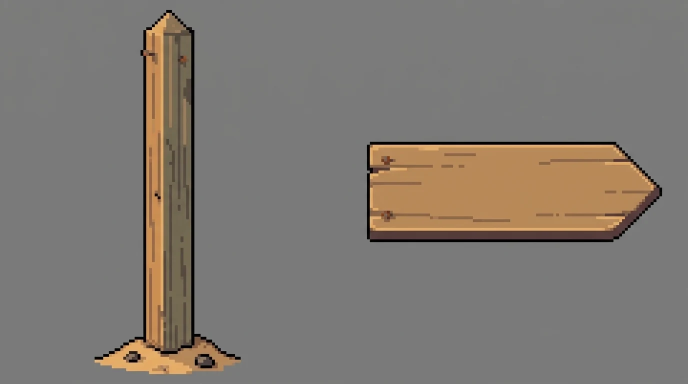
#> input picture Arsiv/ana_menu_tabela/gemini_ham/tabela_ham.png, 1376 x 768 px, found by its file name (shown at 1/2 size)
$ python gemini_tabela_isle.py
#> lines starting #> are read from the running program, lines starting #| are printed output that depends on the picture; after the words box and inside, x2 and y2 are one past the last pixel; in counts of white or black regions, pixels touching at a corner belong together
### tools/gemini_gila_puro_isle.py
"""
Ana menüdeki direğe yaslanmış, puro tüttüren Gila animasyonunu Gemini çıktılarından oyuna hazır karelere çevirir.

Girdi (Assets/Sprites/_Gelen/gila52, Gemini'den sayfadan indirilmiş, 1376x768, tek sıra 4 kare, gri zemin):
  gila52_01.png ... : 4'erli parçalar. Detaylı taban (gila_hd_renk.png) ve oyundaki Gila (renkler) referansıyla çizildi.
Çıktı (Assets/Sprites/UI/MainMenu/Gila):
  gila_puro_00.png ... : LOOP sırasıyla aynı boyutta kareler, ayaklar alt kenarda (her kare LOOP'taki tık sayısı
  kadar ekranda kalır; sayılar MainMenuBuilder.GilaHolds'a yazdırılır)

Gemini parçalar arası devamlılığı tutamadığı için (ör. duman her parçada küçükten başlıyor) döngü, karelerden
seçilerek kurulur (SEQUENCE: (parça, kare) çiftleri; puroyu ağza geri götürme, indirme karelerinin tersidir).
Gemini görseli yatayda sıkıştırdığından piksel ızgarası iki eksende farklıdır (FACTOR_X / FACTOR_Y); kareler bu
ızgarayla küçültülür, yani her sanat pikseli Gemini'nin bir pikselidir (kare piksel). Sonra:
  1) her kare ilk kareye kaydırılarak hizalanır (ön plan maskesinin örtüşmesi en büyük olacak şekilde),
  2) tek bir palete indirilir (duman grileri ayrı),
  3) BASE karesi "taban" olur. Her kare iki katmana ayrılır: gövde pozu (POSE_REGION içinde tabandan belirgin
     farklı, yeterince büyük piksel kümeleri: kol, puro, ağız, göz; gerisi tabandan) ve duman (gövdenin dışındaki
     açık griler). Direk, kuyruk, bacaklar, şapka böylece hiç kıpırdamaz; LOOP poz ve dumanı ayrı ayrı seçer,
  4) direk inceltilir (Gila'nın dayandığı sol kenar korunur).

Kullanım (proje kökünden):
  python tools/gemini_gila_puro_isle.py [--preview onizleme.png]
"""
import argparse
from collections import deque
from pathlib import Path

import numpy as np
from scipy import ndimage
from PIL import Image

ROOT = Path(__file__).resolve().parent.parent
SRC = ROOT / "Assets" / "Sprites" / "_Gelen" / "gila52"
OUT = ROOT / "Assets" / "Sprites" / "UI" / "MainMenu" / "Gila"

FRAMES_PER_PART = 4
FACTOR_X = 4.75       # Gemini ızgarası (kaynak pikseli / sanat pikseli), yatay
FACTOR_Y = 5.54       # dikey
PALETTE = 48
SHIFT = 40            # hizalamada denenecek en büyük kayma (kaynak pikseli); bazı parçalarda karakter 30+ px kaymış
CHANGE = 95           # tabandan bu kadar (RGB toplam fark) farklı piksel "değişti" sayılır
MIN_BLOB = 4          # değişen bölge en az bu kadar sanat pikseli olmalı (yoksa ızgara titremesidir)

# Pozun karelerden alınabileceği bölge, direğin sol üst köşesine göre (x0, x1, y0, y1) sanat pikseli: başın önü,
# ağız, göz, puro ve puroyu tutan kol. Bu bölgede bile sadece tabandan gerçekten farklı pikseller kareden gelir;
# dikdörtgen bir kutu bütünüyle kopyalanmaz (Gemini'nin her karede yeniden çizdiği baş kutunun içinde titriyordu).
POSE_REGION = (-64, -6, 38, 78)
HEAD_REF = (-22, 0, 22, 52)   # hizalama için şapka ve başın arkası (puro/kol yok)
BASE = (2, 0)                 # taban kare (parça, kare): temiz kesilmiş, puro ağızda, köz sönük
# Kaynak kareler: bütün parçalar (6 devamlılığı bozduğu için yok)
SEQUENCE = [(p, f) for p in (1, 2, 3, 4, 5, 7, 8, 9, 10) for f in range(4)]
BASE_INDEX = SEQUENCE.index(BASE)
TICK_FPS = 12                 # MainMenuBuilder.GilaFps ile aynı; her kare eşit süre ekranda kalır
# Ana pozlar: (gövde pozu, duman karesi ya da None, bekleme karesi, sonrakine geçiş karesi). Gövde geçişin
# ortasında yeni poza geçer (Gemini'nin gerçek ara kareleri; karıştırınca kol/puro beneklenir). Duman ise geçiş
# boyunca eski yerinden yenisine kayarak Bayer düzeniyle erir, yenisi belirir: büyüyüp dağılması atlamaz.
# Son anahtar ilkine geçer (döngü). Her kare eşit süre (TICK_FPS), ~10 sn.
KEYS = [
    ((2, 0), None, 10, 2),       # kısa bekleme
    ((2, 2), None, 3, 2),        # 1. çekiş: köz parlar
    ((2, 3), None, 4, 2),
    ((3, 1), None, 6, 2),        # gözler kısılır
    ((2, 3), None, 3, 2),
    ((2, 2), None, 2, 2),
    ((2, 0), None, 4, 2),
    ((2, 2), None, 2, 2),        # 2. çekiş, daha derin
    ((2, 3), None, 3, 2),
    ((3, 1), None, 5, 2),
    ((2, 3), None, 2, 2),
    ((2, 0), None, 3, 2),
    ((5, 1), None, 2, 2),        # puroyu indirir
    ((5, 2), None, 2, 2),
    ((5, 3), None, 3, 2),
    ((7, 2), (7, 1), 2, 3),      # ağzı açılır, duman çıkar
    ((7, 3), (7, 3), 2, 4),
    ((7, 3), (8, 3), 3, 4),      # büyük bulut
    ((5, 3), (9, 2), 1, 4),
    ((5, 2), (10, 0), 1, 3),     # duman dağılırken puroyu ağzına götürür
    ((5, 1), (10, 1), 1, 3),
    ((2, 0), (10, 2), 2, 4),
    ((2, 0), (10, 3), 2, 4),
]
POST_EXTEND = 0       # direk zaten şapkanın epey üstüne çıkıyor; tepesine akbaba oturur


def background(rgb):
    """Kenara bağlı düz gri zemin. Gemini zemini tek renk (~122,122,122); direğin grimsi ahşabı ona yakın
    olduğundan sadece o renge çok yakın pikseller zemin sayılır."""
    h, w = rgb.shape[:2]
#> h = 768; w = 1376
    bg_color = np.median(np.concatenate([rgb[:4].reshape(-1, 3), rgb[:, :4].reshape(-1, 3)]), axis=0)
#> bg_color = [123, 123, 123]
    spread = rgb.max(axis=2) - rgb.min(axis=2)
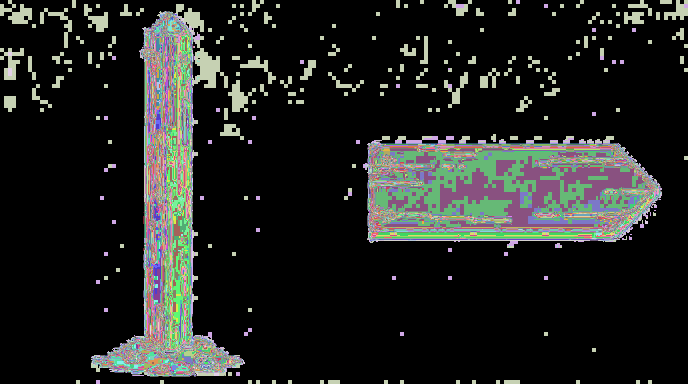
#> spread: shape (768, 1376) int32 (shown at 1/2 size); 134 distinct labels, from 0 to 133; one colour per label, 0 black
    like = (np.abs(rgb - bg_color).max(axis=2) <= 12) & (spread <= 8)
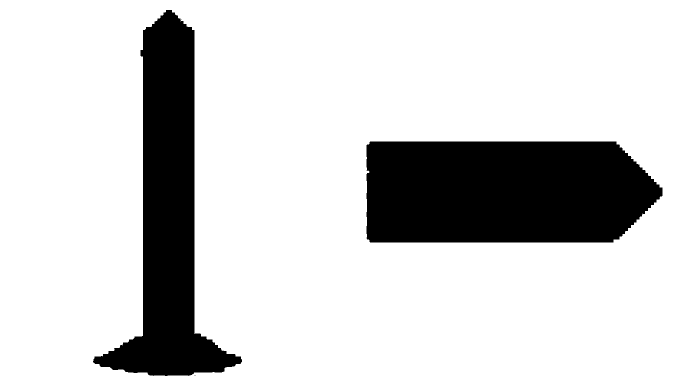
#> like: shape (768, 1376) bool (shown at 1/2 size); 81.8% white; 5 black regions (3 under 20 px), largest, box (x1, y1, x2, y2) and area: (733, 283, 1325, 485) 110360, (186, 20, 484, 752) 82171
    # Kenara bağlı zemin ve karakterin içinde kapalı kalan zemin parçaları (kuyruk kıvrımının içi, kolla gövde
    # arası). Zemin tek düz renk olduğu için yeterince büyük her eşleşen bölge zemindir; küçük kırıntılar
    # (gözdeki gri parıltı gibi) çizime aittir.
    labels, n = ndimage.label(like)
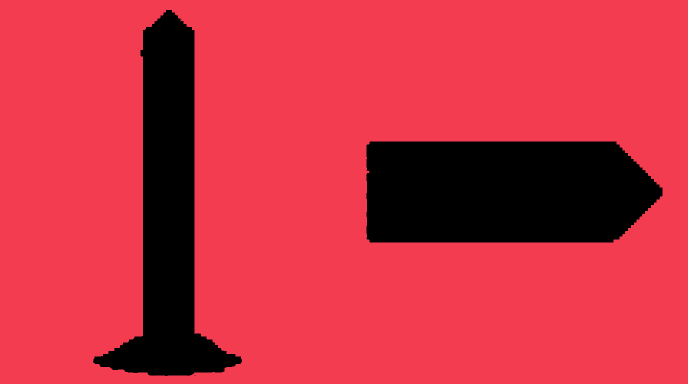
#> labels: shape (768, 1376) int32 (shown at 1/2 size); 4 distinct labels, from 0 to 3; one colour per label, 0 black
#> n = 3
    sizes = ndimage.sum(like, labels, index=np.arange(1, n + 1))
#> sizes = [864231, 1, 1]
    edge = set(np.unique(np.concatenate([labels[0], labels[-1], labels[:, 0], labels[:, -1]]))) - {0}
#> edge = 1 item
    keep = np.zeros(n + 1, dtype=bool)
#> keep = [False, False, False, False]
    for k in range(1, n + 1):
        keep[k] = k in edge or sizes[k - 1] >= ENCLOSED_MIN
#> after the loop, keep = [False, True, False, False]
    return keep[labels]
#> returned value: shape (768, 1376) bool; 81.8% white; 5 black regions (3 under 20 px), largest, box (x1, y1, x2, y2) and area: (733, 283, 1325, 485) 110360, (186, 20, 484, 752) 82173


ENCLOSED_MIN = 60  # kaynak pikseli: bundan büyük kapalı gri alan zemindir


# [87 lines left out: functions split_strip, post_right, load_frames, align, shift, not called in this run]


def downscale(rgb, fg, out_w, out_h):
    h, w = rgb.shape[:2]
    fy, fx = h / out_h, w / out_w
    out = np.zeros((out_h, out_w, 4), dtype=np.uint8)
    for y in range(out_h):
        y0, y1 = int(y * fy), max(int(y * fy) + 1, int((y + 1) * fy))
        for x in range(out_w):
            x0, x1 = int(x * fx), max(int(x * fx) + 1, int((x + 1) * fx))
            m = fg[y0:y1, x0:x1]
            if m.mean() >= 0.5:
                out[y, x, :3] = np.median(rgb[y0:y1, x0:x1][m], axis=0)
                out[y, x, 3] = 255
    return out


def is_smoke(px):
    """Duman pikseli: açık ve doygunluğu düşük (gekonun turuncusu, direğin kahvesi değil)."""
    px = px.astype(np.int32)
    return (px.max(axis=-1) - px.min(axis=-1) < 28) & (px.max(axis=-1) > 150)


def quantize_pixels(pixels, colors):
    strip = Image.fromarray(pixels.reshape(1, -1, 3).astype(np.uint8), "RGB")
    pal = strip.quantize(colors=colors, method=Image.Quantize.MEDIANCUT).getpalette()[:colors * 3]
    return np.array(pal, dtype=np.int32).reshape(-1, 3)


def palette_of(sprites, colors):
    """Gövde renkleri ve duman grileri ayrı nicelenir; yoksa az sayıdaki duman pikseli turuncuya çekilir."""
    pixels = np.concatenate([s[s[..., 3] > 0][:, :3] for s in sprites])
    smoke = is_smoke(pixels)
    pal = quantize_pixels(pixels[~smoke], colors)
    if smoke.sum() > 16:
        pal = np.concatenate([pal, quantize_pixels(pixels[smoke], SMOKE_COLORS)])
    return pal


SMOKE_COLORS = 5


def snap(sprite, pal):
    out = sprite.copy()
    opaque = sprite[..., 3] > 0
    px = sprite[opaque][:, :3].astype(np.int32)
    idx = ((px[:, None, :] - pal[None]) ** 2).sum(axis=2).argmin(axis=1)
    out[opaque, :3] = pal[idx]
    return out


# [66 lines left out: functions blobs, dilate, extend_post, post_columns, thin_post, not called in this run]


POST_KEEP = 3
POST_WIDTH = 8


BAYER = np.array([[0, 8, 2, 10], [12, 4, 14, 6], [3, 11, 1, 9], [15, 7, 13, 5]]) / 16 + 1 / 32


# [196 lines left out: functions piece_shift, tween, main, not called in this run]


# [2 lines that do not run on import are left out]

### tools/gemini_tabela_isle.py
"""
Ana menünün yön tabelasını Gemini çıktısından oyuna hazır sprite'lara çevirir ve tahta yazılarını üretir.

Girdi : Assets/Sprites/_Gelen/tabela_ham.png  (solda tek başına direk, sağda boş ok tahtası; düz gri zemin)
Çıktı : Assets/Sprites/UI/MainMenu/Tabela/
        tabela_direk.png              : toprak tümseğine dikili direk
        tabela_tahta.png              : sağı gösteren boş ok tahtası (oyunda her seçenek için bir kopya)
        tabela_yazi_<ad>_0.png / _1.png : tahtaya yakılmış koyu yazı (0) ve seçiliyken altın yazı (1)

Boyutlar Gila animasyonuyla (tools/gemini_gila_puro_isle.py) aynı "sanat pikseli" ölçeğinde; Unity'de ikisi de
2 kat büyütülür (MainMenuBuilder.ArtScale). Yazılar menu_tambur_ayir.py'deki piksel fontla, eğimsiz yazılır.

Kullanım (proje kökünden):
  python tools/gemini_tabela_isle.py [--preview onizleme.png]
"""
import argparse
import sys
from collections import deque
from pathlib import Path

import numpy as np
from PIL import Image

sys.path.insert(0, str(Path(__file__).resolve().parent))
from gemini_gila_puro_isle import background, downscale, palette_of, snap  # noqa: E402
from menu_tambur_ayir import GLYPHS, CEDILLA, DOTTED, GLYPH_H, tall  # noqa: E402

ROOT = Path(__file__).resolve().parent.parent
SRC = ROOT / "Assets" / "Sprites" / "_Gelen" / "tabela_ham.png"
OUT = ROOT / "Assets" / "Sprites" / "UI" / "MainMenu" / "Tabela"

POLE_HEIGHT = 104      # direk boyu (sanat pikseli)
PLANK_SIZE = (74, 17)  # tahta (genişlik, yükseklik); ok ucu dahil
TEXT_CENTER_X = 33     # yazının ortası tahtanın solundan bu kadar (çivilerin sağı, ok ucunun solu)
PALETTE = 24

INK = (58, 30, 18)          # tahtaya yakılmış yazı
INK_LIGHT = (214, 168, 112)  # yazının altındaki açık kenar (oyuk hissi)
GOLD = (244, 196, 82)
GOLD_LIGHT = (255, 236, 170)
OUTLINE = (36, 14, 10)

# oyundaki metin -> dosya adı; MainMenuBuilder.SignLabels ile aynı olmalı
LABELS = {"basla": "BAŞLA", "devam": "DEVAM ET", "level": "LEVEL SEÇ", "ayarlar": "AYARLAR", "cikis": "ÇIKIŞ",
          "level1": "LEVEL 1", "level2": "LEVEL 2", "level3": "LEVEL 3", "level4": "LEVEL 4", "geri": "GERİ",
          "ses": "SES", "tamekran": "TAM EKRAN", "sifirla": "SIFIRLA"}


def components(mask):
    h, w = mask.shape
#> h = 768; w = 1376
    seen = np.zeros_like(mask)
    out = []
    for sy, sx in zip(*np.nonzero(mask)):
        if seen[sy, sx]:
            continue
        comp, q = [], deque([(sy, sx)])
        seen[sy, sx] = True
        while q:
            y, x = q.popleft()
            comp.append((y, x))
            for ny, nx in ((y + 1, x), (y - 1, x), (y, x + 1), (y, x - 1)):
                if 0 <= ny < h and 0 <= nx < w and mask[ny, nx] and not seen[ny, nx]:
                    seen[ny, nx] = True
                    q.append((ny, nx))
        out.append(comp)
#> this loop made 192537 passes
#> (sy, sx) on passes 1 to 3: (20, 332), (20, 333), (20, 334)
#> after the loop, out = 5 items
    return sorted(out, key=len, reverse=True)


def cut(rgb, fg, comp):
    ys, xs = zip(*comp)
    y0, y1, x0, x1 = min(ys), max(ys) + 1, min(xs), max(xs) + 1
    m = np.zeros_like(fg)
    m[list(ys), list(xs)] = True
    return rgb[y0:y1, x0:x1], m[y0:y1, x0:x1]


# [40 lines left out: functions bitmap, render_label, not called in this run]


MOUND_ROWS = 18    # direğin altındaki toprak tümseği satırları
# Tümseğin oturduğu zemin: arka planda (640x360) direğin dibinin altındaki bölge (MainMenuBuilder PoleCenterXPx=62)
GROUND_BOX = (14, 326, 112, 360)   # x0, y0, x1, y1
# Gila'nın dayandığı direğin dibi (sağ alt köşe); bu tümsek direğin önüne konur (MainMenuBuilder.BuildGila)
GROUND_BOX_RIGHT = (566, 326, 640, 360)
BACKGROUND = ROOT / "Assets" / "Sprites" / "UI" / "MainMenu" / "menu_arka_plan.png"


# [4 lines left out: function pole_columns, not called in this run]


def blend_mound(sprite, box=GROUND_BOX):
    """Toprak tümseğini arka plandaki zeminle kaynaştırır: renkler zeminden örneklenen renklere (parlaklık
    sırasıyla) eşlenir, dış kenardaki koyu hat kalkar ve kenar dama deseniyle seyrelir (yumuşak geçiş)."""
    bg = np.asarray(Image.open(BACKGROUND).convert("RGB")).astype(np.int32)
    x0, y0, x1, y1 = box
    ground = bg[y0:y1, x0:x1].reshape(-1, 3)
    lum = lambda c: c[..., 0] * 0.3 + c[..., 1] * 0.59 + c[..., 2] * 0.11  # noqa: E731
    ground = ground[np.argsort(lum(ground))]
    tones = np.array([ground[int(q * (len(ground) - 1))] for q in (0.08, 0.3, 0.55, 0.78, 0.95)])

    out = sprite.copy()
    h, w = out.shape[:2]
    alpha = out[..., 3] > 0
    pole = pole_columns(out)
    mound = np.zeros_like(alpha)
    mound[h - MOUND_ROWS:] = alpha[h - MOUND_ROWS:]
    mound[:, pole] &= False
    # direğin dibindeki gölge: direk sütunlarının tümsek içindeki kısmı da toprağa döner (direk toprağa gömülü)
    mound[h - 4:] |= alpha[h - 4:]
    ys, xs = np.nonzero(mound)
    l = lum(out[ys, xs, :3].astype(np.float64))
    rank = np.argsort(np.argsort(l)) / max(1, len(l) - 1)
    out[ys, xs, :3] = tones[np.minimum((rank * len(tones)).astype(int), len(tones) - 1)]

    # dış kenar: saydama komşu tümsek pikselleri seyrelir (dama), bir içerideki halka da yarı seyrek
    # [7 lines left out: function edge, not called in this run]
    yy, xx = np.mgrid[0:h, 0:w]
    ring = edge(mound)
    out[ring & ((yy + xx) % 2 == 0), 3] = 0
    ring2 = edge(mound & (out[..., 3] > 0)) & ~ring
    out[ring2 & ((yy % 2 == 0) & (xx % 2 == 0)), 3] = 0
    # en alttaki iki satır da seyrek: zeminin içine gömülüyormuş gibi
    out[h - 1, ::2, 3] = 0
    return out


def main():
    ap = argparse.ArgumentParser()
    ap.add_argument("--preview")
    args = ap.parse_args()

    rgb = np.asarray(Image.open(SRC).convert("RGB")).astype(np.int32)
    fg = ~background(rgb)
    parts = [c for c in components(fg)[:2]]
#> parts = 2 items
    parts.sort(key=lambda c: np.mean([x for _, x in c]))  # soldaki direk, sağdaki tahta
    pole_rgb, pole_m = cut(rgb, fg, parts[0])
#> in cut, `ys, xs = zip(*comp)`: ys = 82173 items
#> in cut, `y0, y1, x0, x1 = min(ys), max(ys) + 1, min(xs), max(xs) + 1`: y0 = 20; y1 = 752; x0 = 186; x1 = 484
#> pole_m: shape (732, 298) bool; 37.7% white; 1 white region, box (x1, y1, x2, y2) and area: (0, 0, 298, 732) 82173
    plank_rgb, plank_m = cut(rgb, fg, parts[1])
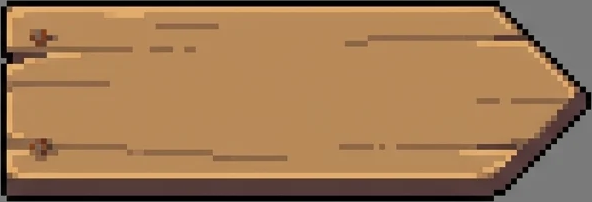
#> plank_rgb: shape (202, 592, 3) int32; mean R, G, B 157.6, 120, 83.1
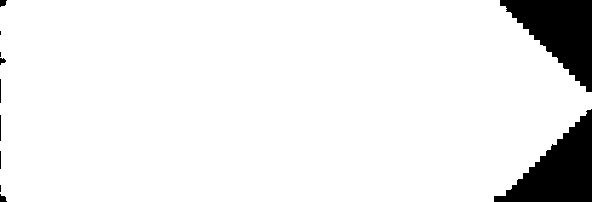
#> plank_m: shape (202, 592) bool; 92.3% white; 11 black regions (4 under 20 px), largest, box (x1, y1, x2, y2) and area: (494, 109, 592, 202) 4536, (500, 0, 592, 92) 4502, (0, 194, 7, 202) 38

    ph, pw = pole_rgb.shape[:2]
#> ph = 732; pw = 298
    pole = downscale(pole_rgb, pole_m, max(1, int(round(pw * POLE_HEIGHT / ph))), POLE_HEIGHT)
#> after the loop in downscale, `for y in range(out_h):`:
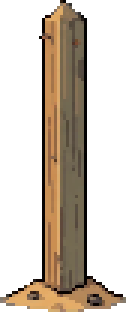
#> out: shape (104, 42, 4) (shown 3 times larger); mean R, G, B, A 50.5, 40, 28.1, 98.4; transparent parts drawn white
    plank = downscale(plank_rgb, plank_m, *PLANK_SIZE)
    pal = palette_of([pole, plank], PALETTE)
#> in palette_of, `pixels = np.concatenate([s[s[..., 3] > 0][:, :3] for s in sprites])`: pixels = 2847 rows, first 8: [43, 29, 15], [6, 3, 3], [144, 123, 97], [172, 133, 96], [99, 89, 81], [53, 52, 48], [155, 131, 99], [215, 166, 105]
#> in is_smoke, `px = px.astype(np.int32)`: px has the same summary as pixels in palette_of
#> in quantize_pixels, `pal = strip.quantize(colors=colors, method=Image.Quantize.MEDIANCUT).g..`: pal = 72 values, max 224 at index 0, min 2 at index 68, mean 111.6
#> in palette_of, `pal = quantize_pixels(pixels[~smoke], colors)`: pal = 24 rows, first 8: [224, 172, 107], [220, 168, 106], [202, 147, 90], [194, 140, 87], [184, 138, 89], [186, 137, 89], [184, 137, 90], [184, 137, 89]
    pole, plank = snap(pole, pal), snap(plank, pal)
#> in snap, `opaque = sprite[..., 3] > 0`:
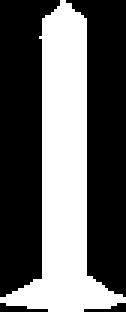
#> opaque: shape (104, 42) bool (shown 3 times larger); 38.6% white; 1 white region, box (x1, y1, x2, y2) and area: (0, 0, 42, 104) 1685
#> in snap, `px = sprite[opaque][:, :3].astype(np.int32)`: px = 1685 rows, first 8: [43, 29, 15], [6, 3, 3], [144, 123, 97], [172, 133, 96], [99, 89, 81], [53, 52, 48], [155, 131, 99], [215, 166, 105]
#> in snap, `idx = ((px[:, None, :] - pal[None]) ** 2).sum(axis=2).argmin(axis=1)`: idx = 1685 values, max 23 at index 1, min 0 at index 12, mean 13.09
#> in snap (call 2), `px = sprite[opaque][:, :3].astype(np.int32)`: px = 1162 rows, first 8: [51, 39, 22], [77, 71, 53], [77, 77, 66], [77, 77, 68], [77, 77, 71], [77, 77, 75], [77, 77, 75], [77, 77, 75]
    raw_pole = pole
    pole = blend_mound(raw_pole)
    # Gila'nın direği için tümsek: sağdaki zeminin renkleri, direğin önünde durur
    right = blend_mound(raw_pole, GROUND_BOX_RIGHT)[-MOUND_ROWS:].copy()
    cols = pole_columns(raw_pole)
    # kum direğin önüne yığılır: direk sütunları yanlardaki kum sütunlarıyla doldurulur (soldaki yarı sol komşudan,
    # sağdaki yarı sağ komşudan); böylece Gila'nın direği kumun içinden çıkar
    xs = np.nonzero(cols)[0]
    left_col, right_col, mid = xs.min() - 1, xs.max() + 1, (xs.min() + xs.max()) / 2
    for x in xs:
        right[:, x] = right[:, left_col if x <= mid else right_col]
    # direğin ortası görselin ortasına gelsin (MainMenuBuilder tümseği direğin ortasına koyar)
    xs = np.nonzero(cols)[0]
    shift = int(round(right.shape[1] / 2 - (xs.min() + xs.max() + 1) / 2))
    right = np.pad(right, ((0, 0), (max(0, shift), max(0, -shift)), (0, 0)))

    OUT.mkdir(parents=True, exist_ok=True)
    Image.fromarray(pole, "RGBA").save(OUT / "tabela_direk.png")
    Image.fromarray(plank, "RGBA").save(OUT / "tabela_tahta.png")
    Image.fromarray(right, "RGBA").save(OUT / "direk_tumsek.png")
    for key, text in LABELS.items():
        for sel in (0, 1):
            Image.fromarray(render_label(text, sel), "RGBA").save(OUT / f"tabela_yazi_{key}_{sel}.png")
    print(f"direk {pole.shape[1]}x{pole.shape[0]}, tahta {plank.shape[1]}x{plank.shape[0]}, {len(LABELS)} yazı -> {OUT}")

    if args.preview:
        sheet = Image.new("RGBA", (220, POLE_HEIGHT + 4), (90, 70, 60, 255))
        sheet.alpha_composite(Image.fromarray(pole, "RGBA"), (4, 2))
        for i, (key, sel) in enumerate([("devam", 1), ("level", 0), ("ayarlar", 0), ("cikis", 0)]):
            y = 8 + i * (PLANK_SIZE[1] + 3)
            sheet.alpha_composite(Image.fromarray(plank, "RGBA"), (14, y))
            lab = Image.fromarray(render_label(LABELS[key], sel), "RGBA")
            sheet.alpha_composite(lab, (14 + TEXT_CENTER_X - lab.width // 2, y + (PLANK_SIZE[1] - lab.height) // 2))
        sheet.resize((sheet.width * 4, sheet.height * 4), Image.NEAREST).save(args.preview)


if __name__ == "__main__":
#> (the run stopped early here; a loop or call above may not have finished)
